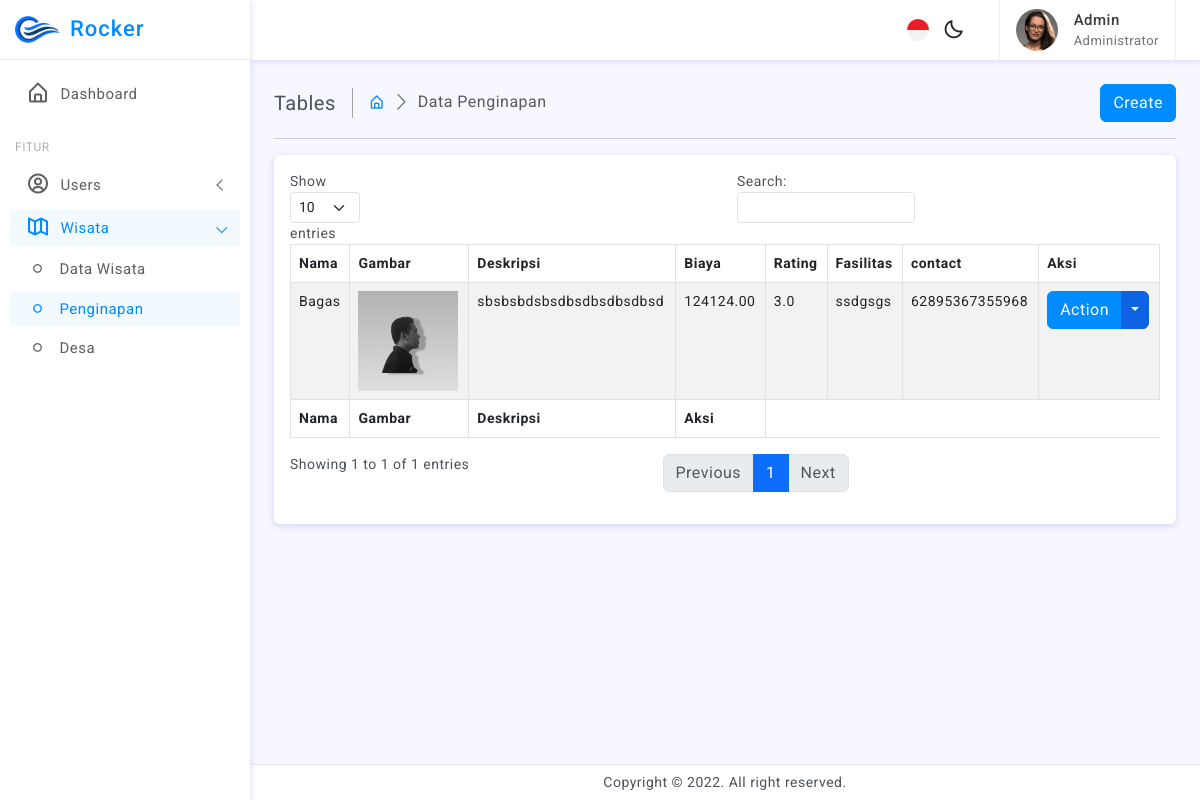
The page /admin/penginapan.php (signed in) on the database its author committed.
### tables this page shows
CREATE TABLE `penginapan` (
  `id` int NOT NULL,
  `nama_penginapan` varchar(100) NOT NULL,
  `gambar_penginapan` varchar(255) DEFAULT NULL,
  `deskripsi_penginapan` text,
  `biaya` decimal(10,2) DEFAULT NULL,
  `rating` decimal(2,1) DEFAULT NULL,
  `fasilitas` text,
  `contact` varchar(20) DEFAULT NULL
);

### admin/penginapan.php (the view, shortened to what this page needs)
<?php
    include 'db.php';
    $sql = "SELECT * FROM penginapan";
    $result = $conn->query($sql);
?>
<!doctype html>
<html lang="en">
<head>
	<?php include 'includes/style.php'; ?>
</head>
<body>
	<div class="wrapper">
		<?php include 'includes/sidebar.php'; ?>
		<?php include 'includes/header.php'; ?>
		<div class="page-wrapper">
			<div class="page-content">
				<div class="page-breadcrumb d-none d-sm-flex align-items-center mb-3">
					<div class="breadcrumb-title pe-3">Tables</div>
					<div class="ps-3">
						<nav aria-label="breadcrumb">
							<ol class="breadcrumb mb-0 p-0">
								<li class="breadcrumb-item"><a href="javascript:;"><i class="bx bx-home-alt"></i></a>
								</li>
								<li class="breadcrumb-item active" aria-current="page">Data Penginapan</li>
							</ol>
						</nav>
					</div>
					<div class="ms-auto">
						<button type="button" class="btn btn-primary"><a href="form_penginapancreate.php" class="text-white">Create</a></button>
					</div>
				</div>
				<hr/>
				<div class="card">
					<div class="card-body">
						<div class="table-responsive">
							<table id="example" class="table table-striped table-bordered" style="width:100%">
								<thead>
									<tr>
										<th>Nama</th>
										<th>Gambar</th>
										<th>Deskripsi</th>
										<th>Biaya</th>
										<th>Rating</th>
										<th>Fasilitas</th>
										<th>contact</th>
										<th>Aksi</th>
									</tr>
								</thead>
								<tbody>
									<?php while ($row = $result->fetch_assoc()): ?>
										<tr>
											<td><?php echo $row['nama_penginapan']; ?></td>
											<td><img src="penginapan/<?= $row['gambar_penginapan']; ?>" width="100"></td>
											<td class="desc"><?= $row['deskripsi_penginapan']; ?></td>
											<td><?= $row['biaya']; ?></td>
											<td><?= $row['rating']; ?></td>
											<td class="desc"><?= $row['fasilitas']; ?></td>
											<td><?= $row['contact']; ?></td>
											<td>
												<div class="btn-group">
													<button type="button" class="btn btn-primary">Action</button>
													<button type="button" class="btn btn-primary split-bg-primary dropdown-toggle dropdown-toggle-split" data-bs-toggle="dropdown">	<span class="visually-hidden">Toggle Dropdown</span>
													</button>
												</div>
											</td>
										</tr>
									<?php endwhile; ?>
								</tbody>
								<tfoot>
									<tr>
										<th>Nama</th>
										<th>Gambar</th>
										<th>Deskripsi</th>
										<th>Aksi</th>
									</tr>
								</tfoot>
							</table>
						</div>
					</div>
				</div>
			</div>
		</div>
		<?php include 'includes/footer.php'; ?>
	</div>
</body>
</html>

### admin/assets/css/app.css (style rules this page uses)
body { font-size: 14px; color: #4c5258; letter-spacing: .5px; background: #f7f7ff; overflow-x: hidden; font-family: Roboto, sans-serif }
a { text-decoration: none }
.wrapper { width: 100%; position: relative }
.page-wrapper { height: 100%; margin-top: 60px; margin-bottom: 30px; margin-left: 250px }
.page-content { padding: 1.5rem 1.5rem 0.7rem 1.5rem }
.breadcrumb-title { font-size: 20px; border-right: 1.5px solid #aaa4a4 }
.page-breadcrumb .breadcrumb li.breadcrumb-item { font-size: 16px }
.page-breadcrumb .breadcrumb-item+.breadcrumb-item::before { display: inline-block; padding-right: .5rem; color: #6c757d; font-family: LineIcons; content: "\ea5c" }
.split-bg-primary { background-color: #0c62e0; border-color: #0c62e0 }

### admin/penginapan.php (style rules this page uses)
td.desc { max-width: 300px; word-wrap: break-word; white-space: pre-line; }

### rows shown on the page
penginapan: nama_penginapan "Bagas", gambar_penginapan (picture), deskripsi_penginapan "sbsbsbdsbsdbsdbsdbsdbsd", biaya "124124.00", rating "3.0", fasilitas "ssdgsgs", contact "62895367355968"
